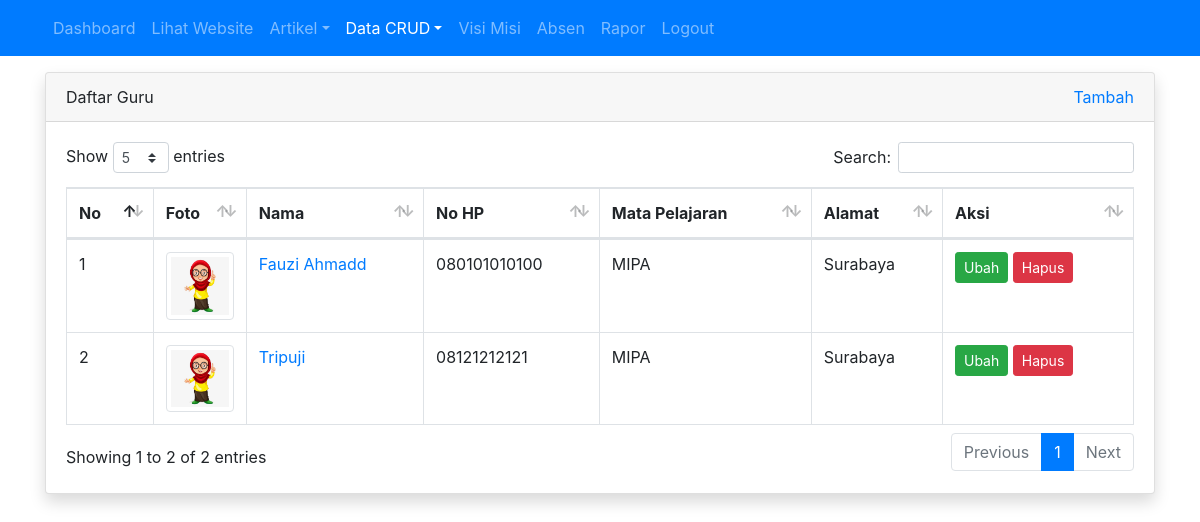
Screenshot of /admin/guru/index.php (signed in) with the database file from the repository.
### tables this page shows
CREATE TABLE `tbl_guru` (
  `id` int(11) NOT NULL,
  `nama` varchar(100) DEFAULT NULL,
  `nip` int(10) DEFAULT NULL,
  `jenis_kelamin` enum('L','P') DEFAULT NULL,
  `no_hp` varchar(12) DEFAULT NULL,
  `tempat_lahir` varchar(50) DEFAULT NULL,
  `tanggal_lahir` date DEFAULT NULL,
  `mata_pelajaran` varchar(50) DEFAULT NULL,
  `alamat` varchar(100) DEFAULT NULL,
  `foto` varchar(100) DEFAULT NULL
);

### admin/guru/index.php (the view, shortened to what this page needs)
<?php
require_once '../../koneksi.php';
$query = mysqli_query($koneksi, "SELECT id, nama, alamat, foto, no_hp, mata_pelajaran FROM tbl_guru");
$no = 1;
?>
<!DOCTYPE html>
<html>
<head>
	<link rel="stylesheet" href="../../resources/datatables/datatables.min.css">
	<link rel="stylesheet" href="../../resources/css/bootstrap.min.css">
</head>
<body>
	<?php require_once '../navbar.php'; ?>
	<div class="container mt-3">
		<div class="row">
			<div class="col">
				<div class="card shadow">
					<div class="card-header">
						<div class="clearfix">
							<div class="float-left">
								Daftar Guru
							</div>
							<div class="float-right">
								<a href="tambah.php">Tambah</a>
							</div>
						</div>
					</div>
					<div class="card-body">
						<table id="table_id" class="dataTable table table-bordered">
						    <thead>
						        <tr>
						            <th>No</th>
						            <th width="50px">Foto</th>
						            <th>Nama</th>
						            <th>No HP</th>
						            <th>Mata Pelajaran</th>
						            <th>Alamat</th>
						            <th>Aksi</th>
						        </tr>
						    </thead>
						    <tbody>
						        <?php while($row = mysqli_fetch_assoc($query)) : ?>
									<tr>
										<td><?= $no++ ?></td>
										<td><img src="../../images/guru/<?= $row['foto'] ?>" alt="" width="100%" class="img-thumbnail"></td>
										<td><a href="detail.php?id=<?= $row['id'] ?>"><?= $row['nama'] ?></a></td>
										<td><?= $row['no_hp'] ?></td>
										<td><?= $row['mata_pelajaran'] ?></td>
										<td><?= $row['alamat'] ?></td>
										<td>
											<a href="ubah.php?id=<?= $row['id'] ?>" class="btn btn-success btn-sm">Ubah</a>
											<a href="hapus.php?id=<?= $row['id'] ?>" class="btn btn-danger btn-sm" onclick="return confirm('apakah anda yakin?')">Hapus</a>
										</td>
									</tr>
								<?php endwhile; ?>
						    </tbody>
						</table>
					</div>
				</div>
			</div>
		</div>
	</div>
</body>
</html>

### rows the page displays
tbl_guru: foto (picture), nama "Fauzi Ahmadd", no_hp "080101010100", mata_pelajaran "MIPA", alamat "Surabaya"
tbl_guru: foto (picture), nama "Tripuji", no_hp "08121212121", mata_pelajaran "MIPA", alamat "Surabaya"
